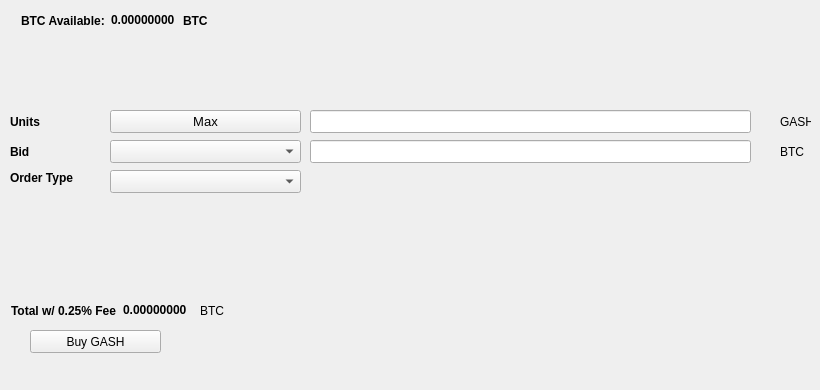
   <widget class="QWidget" name="BuyTab">
    <attribute name="title">
     <string>Buy</string>
    </attribute>
    <widget class="QPushButton" name="BuyGASH">
     <property name="geometry">
      <rect>
       <x>30</x>
       <y>330</y>
       <width>131</width>
       <height>23</height>
      </rect>
     </property>
     <property name="text">
      <string>Buy GASH</string>
     </property>
     <property name="icon">
      <iconset resource="../gash.qrc">
       <normaloff>:/icons/gash</normaloff>:/icons/gash</iconset>
     </property>
    </widget>
    <widget class="QLabel" name="label_3">
     <property name="geometry">
      <rect>
       <x>10</x>
       <y>110</y>
       <width>46</width>
       <height>23</height>
      </rect>
     </property>
     <property name="font">
      <font>
       <weight>75</weight>
       <bold>true</bold>
      </font>
     </property>
     <property name="text">
      <string>Units</string>
     </property>
    </widget>
    <widget class="QLineEdit" name="UnitsInput">
     <property name="geometry">
      <rect>
       <x>310</x>
       <y>110</y>
       <width>441</width>
       <height>23</height>
      </rect>
     </property>
     <property name="font">
      <font>
       <pointsize>9</pointsize>
       <weight>75</weight>
       <bold>true</bold>
      </font>
     </property>
    </widget>
    <widget class="QLineEdit" name="BuyBidPriceEdit">
     <property name="geometry">
      <rect>
       <x>310</x>
       <y>140</y>
       <width>441</width>
       <height>23</height>
      </rect>
     </property>
     <property name="font">
      <font>
       <pointsize>9</pointsize>
       <weight>75</weight>
       <bold>true</bold>
      </font>
     </property>
    </widget>
    <widget class="QLabel" name="label_4">
     <property name="geometry">
      <rect>
       <x>780</x>
       <y>110</y>
       <width>31</width>
       <height>23</height>
      </rect>
     </property>
     <property name="text">
      <string>GASH</string>
     </property>
    </widget>
    <widget class="QLabel" name="label_5">
     <property name="geometry">
      <rect>
       <x>780</x>
       <y>140</y>
       <width>31</width>
       <height>23</height>
      </rect>
     </property>
     <property name="text">
      <string>BTC</string>
     </property>
    </widget>
    <widget class="QLabel" name="label_6">
     <property name="geometry">
      <rect>
       <x>10</x>
       <y>140</y>
       <width>46</width>
       <height>23</height>
      </rect>
     </property>
     <property name="font">
      <font>
       <weight>75</weight>
       <bold>true</bold>
      </font>
     </property>
     <property name="text">
      <string>Bid</string>
     </property>
    </widget>
    <widget class="QLabel" name="label_7">
     <property name="geometry">
      <rect>
       <x>10</x>
       <y>170</y>
       <width>91</width>
       <height>16</height>
      </rect>
     </property>
     <property name="font">
      <font>
       <weight>75</weight>
       <bold>true</bold>
      </font>
     </property>
     <property name="text">
      <string>Order Type</string>
     </property>
    </widget>
    <widget class="QPushButton" name="Buy_Max_Amount">
     <property name="geometry">
      <rect>
       <x>110</x>
       <y>110</y>
       <width>191</width>
       <height>23</height>
      </rect>
     </property>
     <property name="font">
      <font>
       <pointsize>10</pointsize>
      </font>
     </property>
     <property name="text">
      <string>Max</string>
     </property>
    </widget>
    <widget class="QComboBox" name="BuyBidcomboBox">
     <property name="geometry">
      <rect>
       <x>110</x>
       <y>140</y>
       <width>191</width>
       <height>23</height>
      </rect>
     </property>
     <property name="font">
      <font>
       <pointsize>10</pointsize>
      </font>
     </property>
    </widget>
    <widget class="QComboBox" name="buyOrdertypeCombo">
     <property name="geometry">
      <rect>
       <x>110</x>
       <y>170</y>
       <width>191</width>
       <height>23</height>
      </rect>
     </property>
     <property name="font">
      <font>
       <pointsize>10</pointsize>
      </font>
     </property>
    </widget>
    <widget class="QWidget" name="layoutWidget1">
     <property name="geometry">
      <rect>
       <x>21</x>
       <y>11</y>
       <width>227</width>
       <height>19</height>
      </rect>
     </property>
     <layout class="QHBoxLayout" name="horizontalLayout_3">
      <item>
       <widget class="QLabel" name="label232">
        <property name="font">
         <font>
          <weight>75</weight>
          <bold>true</bold>
         </font>
        </property>
        <property name="text">
         <string>BTC Available:</string>
        </property>
       </widget>
      </item>
      <item>
       <widget class="QLabel" name="BtcAvailableLbl">
        <property name="palette">
         <palette>
          <active>
           <colorrole role="WindowText">
            <brush brushstyle="SolidPattern">
             <color alpha="255">
              <red>0</red>
              <green>0</green>
              <blue>0</blue>
             </color>
            </brush>
           </colorrole>
           <colorrole role="Button">
            <brush brushstyle="SolidPattern">
             <color alpha="255">
              <red>0</red>
              <green>170</green>
              <blue>0</blue>
             </color>
            </brush>
           </colorrole>
           <colorrole role="Light">
            <brush brushstyle="SolidPattern">
             <color alpha="255">
              <red>0</red>
              <green>255</green>
              <blue>0</blue>
             </color>
            </brush>
           </colorrole>
           <colorrole role="Midlight">
            <brush brushstyle="SolidPattern">
             <color alpha="255">
              <red>0</red>
              <green>212</green>
              <blue>0</blue>
             </color>
            </brush>
           </colorrole>
           <colorrole role="Dark">
            <brush brushstyle="SolidPattern">
             <color alpha="255">
              <red>0</red>
              <green>85</green>
              <blue>0</blue>
             </color>
            </brush>
           </colorrole>
           <colorrole role="Mid">
            <brush brushstyle="SolidPattern">
             <color alpha="255">
              <red>0</red>
              <green>113</green>
              <blue>0</blue>
             </color>
            </brush>
           </colorrole>
           <colorrole role="Text">
            <brush brushstyle="SolidPattern">
             <color alpha="255">
              <red>0</red>
              <green>170</green>
              <blue>0</blue>
             </color>
            </brush>
           </colorrole>
           <colorrole role="BrightText">
            <brush brushstyle="SolidPattern">
             <color alpha="255">
              <red>255</red>
              <green>255</green>
              <blue>255</blue>
             </color>
            </brush>
           </colorrole>
           <colorrole role="ButtonText">
            <brush brushstyle="SolidPattern">
             <color alpha="255">
              <red>0</red>
              <green>0</green>
              <blue>0</blue>
             </color>
            </brush>
           </colorrole>
           <colorrole role="Base">
            <brush brushstyle="SolidPattern">
             <color alpha="255">
              <red>255</red>
              <green>255</green>
              <blue>255</blue>
             </color>
            </brush>
           </colorrole>
           <colorrole role="Window">
            <brush brushstyle="SolidPattern">
             <color alpha="255">
              <red>0</red>
              <green>170</green>
              <blue>0</blue>
             </color>
            </brush>
           </colorrole>
           <colorrole role="Shadow">
            <brush brushstyle="SolidPattern">
             <color alpha="255">
              <red>0</red>
              <green>0</green>
              <blue>0</blue>
             </color>
            </brush>
           </colorrole>
           <colorrole role="AlternateBase">
            <brush brushstyle="SolidPattern">
             <color alpha="255">
              <red>127</red>
              <green>212</green>
              <blue>127</blue>
             </color>
            </brush>
           </colorrole>
           <colorrole role="ToolTipBase">
            <brush brushstyle="SolidPattern">
             <color alpha="255">
              <red>255</red>
              <green>255</green>
              <blue>220</blue>
             </color>
            </brush>
           </colorrole>
           <colorrole role="ToolTipText">
            <brush brushstyle="SolidPattern">
             <color alpha="255">
              <red>0</red>
              <green>0</green>
              <blue>0</blue>
             </color>
            </brush>
           </colorrole>
          </active>
          <inactive>
           <colorrole role="WindowText">
            <brush brushstyle="SolidPattern">
             <color alpha="255">
              <red>0</red>
              <green>0</green>
              <blue>0</blue>
             </color>
            </brush>
           </colorrole>
           <colorrole role="Button">
            <brush brushstyle="SolidPattern">
             <color alpha="255">
              <red>0</red>
              <green>170</green>
              <blue>0</blue>
             </color>
            </brush>
           </colorrole>
           <colorrole role="Light">
            <brush brushstyle="SolidPattern">
             <color alpha="255">
              <red>0</red>
              <green>255</green>
              <blue>0</blue>
             </color>
            </brush>
           </colorrole>
           <colorrole role="Midlight">
            <brush brushstyle="SolidPattern">
             <color alpha="255">
              <red>0</red>
              <green>212</green>
              <blue>0</blue>
             </color>
            </brush>
           </colorrole>
           <colorrole role="Dark">
            <brush brushstyle="SolidPattern">
             <color alpha="255">
              <red>0</red>
              <green>85</green>
              <blue>0</blue>
             </color>
            </brush>
           </colorrole>
           <colorrole role="Mid">
            <brush brushstyle="SolidPattern">
             <color alpha="255">
              <red>0</red>
              <green>113</green>
              <blue>0</blue>
             </color>
            </brush>
           </colorrole>
           <colorrole role="Text">
            <brush brushstyle="SolidPattern">
             <color alpha="255">
              <red>0</red>
              <green>170</green>
              <blue>0</blue>
             </color>
            </brush>
           </colorrole>
           <colorrole role="BrightText">
            <brush brushstyle="SolidPattern">
             <color alpha="255">
              <red>255</red>
              <green>255</green>
              <blue>255</blue>
             </color>
            </brush>
           </colorrole>
           <colorrole role="ButtonText">
            <brush brushstyle="SolidPattern">
             <color alpha="255">
              <red>0</red>
              <green>0</green>
              <blue>0</blue>
             </color>
            </brush>
           </colorrole>
           <colorrole role="Base">
            <brush brushstyle="SolidPattern">
             <color alpha="255">
              <red>255</red>
              <green>255</green>
              <blue>255</blue>
             </color>
            </brush>
           </colorrole>
           <colorrole role="Window">
            <brush brushstyle="SolidPattern">
             <color alpha="255">
              <red>0</red>
              <green>170</green>
              <blue>0</blue>
             </color>
            </brush>
           </colorrole>
           <colorrole role="Shadow">
            <brush brushstyle="SolidPattern">
             <color alpha="255">
              <red>0</red>
              <green>0</green>
              <blue>0</blue>
             </color>
            </brush>
           </colorrole>
           <colorrole role="AlternateBase">
            <brush brushstyle="SolidPattern">
             <color alpha="255">
              <red>127</red>
              <green>212</green>
              <blue>127</blue>
             </color>
            </brush>
           </colorrole>
           <colorrole role="ToolTipBase">
            <brush brushstyle="SolidPattern">
             <color alpha="255">
              <red>255</red>
              <green>255</green>
              <blue>220</blue>
             </color>
            </brush>
           </colorrole>
           <colorrole role="ToolTipText">
            <brush brushstyle="SolidPattern">
             <color alpha="255">
              <red>0</red>
              <green>0</green>
              <blue>0</blue>
             </color>
            </brush>
           </colorrole>
          </inactive>
          <disabled>
           <colorrole role="WindowText">
            <brush brushstyle="SolidPattern">
             <color alpha="255">
              <red>0</red>
              <green>85</green>
              <blue>0</blue>
             </color>
            </brush>
           </colorrole>
           <colorrole role="Button">
            <brush brushstyle="SolidPattern">
             <color alpha="255">
              <red>0</red>
              <green>170</green>
              <blue>0</blue>
             </color>
            </brush>
           </colorrole>
           <colorrole role="Light">
            <brush brushstyle="SolidPattern">
             <color alpha="255">
              <red>0</red>
              <green>255</green>
              <blue>0</blue>
             </color>
            </brush>
           </colorrole>
           <colorrole role="Midlight">
            <brush brushstyle="SolidPattern">
             <color alpha="255">
              <red>0</red>
              <green>212</green>
              <blue>0</blue>
             </color>
            </brush>
           </colorrole>
           <colorrole role="Dark">
            <brush brushstyle="SolidPattern">
             <color alpha="255">
              <red>0</red>
              <green>85</green>
              <blue>0</blue>
             </color>
            </brush>
           </colorrole>
           <colorrole role="Mid">
            <brush brushstyle="SolidPattern">
             <color alpha="255">
              <red>0</red>
              <green>113</green>
              <blue>0</blue>
             </color>
            </brush>
           </colorrole>
           <colorrole role="Text">
            <brush brushstyle="SolidPattern">
             <color alpha="255">
              <red>0</red>
              <green>85</green>
              <blue>0</blue>
             </color>
            </brush>
           </colorrole>
           <colorrole role="BrightText">
            <brush brushstyle="SolidPattern">
             <color alpha="255">
              <red>255</red>
              <green>255</green>
              <blue>255</blue>
             </color>
            </brush>
           </colorrole>
           <colorrole role="ButtonText">
            <brush brushstyle="SolidPattern">
             <color alpha="255">
              <red>0</red>
              <green>85</green>
              <blue>0</blue>
             </color>
            </brush>
           </colorrole>
           <colorrole role="Base">
            <brush brushstyle="SolidPattern">
             <color alpha="255">
              <red>0</red>
              <green>170</green>
              <blue>0</blue>
             </color>
            </brush>
           </colorrole>
           <colorrole role="Window">
            <brush brushstyle="SolidPattern">
             <color alpha="255">
              <red>0</red>
              <green>170</green>
              <blue>0</blue>
             </color>
            </brush>
           </colorrole>
           <colorrole role="Shadow">
            <brush brushstyle="SolidPattern">
             <color alpha="255">
              <red>0</red>
              <green>0</green>
              <blue>0</blue>
             </color>
            </brush>
           </colorrole>
           <colorrole role="AlternateBase">
            <brush brushstyle="SolidPattern">
             <color alpha="255">
              <red>0</red>
              <green>170</green>
              <blue>0</blue>
             </color>
            </brush>
           </colorrole>
           <colorrole role="ToolTipBase">
            <brush brushstyle="SolidPattern">
             <color alpha="255">
              <red>255</red>
              <green>255</green>
              <blue>220</blue>
             </color>
            </brush>
           </colorrole>
           <colorrole role="ToolTipText">
            <brush brushstyle="SolidPattern">
             <color alpha="255">
              <red>0</red>
              <green>0</green>
              <blue>0</blue>
             </color>
            </brush>
           </colorrole>
          </disabled>
         </palette>
        </property>
        <property name="font">
         <font>
          <weight>75</weight>
          <bold>true</bold>
         </font>
        </property>
        <property name="text">
         <string>0.00000000</string>
        </property>
        <property name="textInteractionFlags">
         <set>Qt::LinksAccessibleByMouse|Qt::TextSelectableByKeyboard|Qt::TextSelectableByMouse</set>
        </property>
       </widget>
      </item>
      <item>
       <widget class="QLabel" name="BtcAvailableLbl_2">
        <property name="font">
         <font>
          <weight>75</weight>
          <bold>true</bold>
         </font>
        </property>
        <property name="text">
         <string>BTC</string>
        </property>
       </widget>
      </item>
     </layout>
    </widget>
    <widget class="QWidget" name="layoutWidge2">
     <property name="geometry">
      <rect>
       <x>11</x>
       <y>301</y>
       <width>259</width>
       <height>19</height>
      </rect>
     </property>
     <layout class="QHBoxLayout" name="horizontalLayout_4">
      <item>
       <widget class="QLabel" name="label_9">
        <property name="font">
         <font>
          <weight>75</weight>
          <bold>true</bold>
         </font>
        </property>
        <property name="text">
         <string>Total w/ 0.25% Fee</string>
        </property>
       </widget>
      </item>
      <item>
       <widget class="QLabel" name="BuyCostLabel">
        <property name="palette">
         <palette>
          <active>
           <colorrole role="WindowText">
            <brush brushstyle="SolidPattern">
             <color alpha="255">
              <red>0</red>
              <green>0</green>
              <blue>0</blue>
             </color>
            </brush>
           </colorrole>
           <colorrole role="Button">
            <brush brushstyle="SolidPattern">
             <color alpha="255">
              <red>0</red>
              <green>170</green>
              <blue>0</blue>
             </color>
            </brush>
           </colorrole>
           <colorrole role="Light">
            <brush brushstyle="SolidPattern">
             <color alpha="255">
              <red>0</red>
              <green>255</green>
              <blue>0</blue>
             </color>
            </brush>
           </colorrole>
           <colorrole role="Midlight">
            <brush brushstyle="SolidPattern">
             <color alpha="255">
              <red>0</red>
              <green>212</green>
              <blue>0</blue>
             </color>
            </brush>
           </colorrole>
           <colorrole role="Dark">
            <brush brushstyle="SolidPattern">
             <color alpha="255">
              <red>0</red>
              <green>85</green>
              <blue>0</blue>
             </color>
            </brush>
           </colorrole>
           <colorrole role="Mid">
            <brush brushstyle="SolidPattern">
             <color alpha="255">
              <red>0</red>
              <green>113</green>
              <blue>0</blue>
             </color>
            </brush>
           </colorrole>
           <colorrole role="Text">
            <brush brushstyle="SolidPattern">
             <color alpha="255">
              <red>0</red>
              <green>170</green>
              <blue>0</blue>
             </color>
            </brush>
           </colorrole>
           <colorrole role="BrightText">
            <brush brushstyle="SolidPattern">
             <color alpha="255">
              <red>255</red>
              <green>255</green>
              <blue>255</blue>
             </color>
            </brush>
           </colorrole>
           <colorrole role="ButtonText">
            <brush brushstyle="SolidPattern">
             <color alpha="255">
              <red>0</red>
              <green>0</green>
              <blue>0</blue>
             </color>
            </brush>
           </colorrole>
           <colorrole role="Base">
            <brush brushstyle="SolidPattern">
             <color alpha="255">
              <red>255</red>
              <green>255</green>
              <blue>255</blue>
             </color>
            </brush>
           </colorrole>
           <colorrole role="Window">
            <brush brushstyle="SolidPattern">
             <color alpha="255">
              <red>0</red>
              <green>170</green>
              <blue>0</blue>
             </color>
            </brush>
           </colorrole>
           <colorrole role="Shadow">
            <brush brushstyle="SolidPattern">
             <color alpha="255">
              <red>0</red>
              <green>0</green>
              <blue>0</blue>
             </color>
            </brush>
           </colorrole>
           <colorrole role="AlternateBase">
            <brush brushstyle="SolidPattern">
             <color alpha="255">
              <red>127</red>
              <green>212</green>
              <blue>127</blue>
             </color>
            </brush>
           </colorrole>
           <colorrole role="ToolTipBase">
            <brush brushstyle="SolidPattern">
             <color alpha="255">
              <red>255</red>
              <green>255</green>
              <blue>220</blue>
             </color>
            </brush>
           </colorrole>
           <colorrole role="ToolTipText">
            <brush brushstyle="SolidPattern">
             <color alpha="255">
              <red>0</red>
              <green>0</green>
              <blue>0</blue>
             </color>
            </brush>
           </colorrole>
          </active>
          <inactive>
           <colorrole role="WindowText">
            <brush brushstyle="SolidPattern">
             <color alpha="255">
              <red>0</red>
              <green>0</green>
              <blue>0</blue>
             </color>
            </brush>
           </colorrole>
           <colorrole role="Button">
            <brush brushstyle="SolidPattern">
             <color alpha="255">
              <red>0</red>
              <green>170</green>
              <blue>0</blue>
             </color>
            </brush>
           </colorrole>
           <colorrole role="Light">
            <brush brushstyle="SolidPattern">
             <color alpha="255">
              <red>0</red>
              <green>255</green>
              <blue>0</blue>
             </color>
            </brush>
           </colorrole>
           <colorrole role="Midlight">
            <brush brushstyle="SolidPattern">
             <color alpha="255">
              <red>0</red>
              <green>212</green>
              <blue>0</blue>
             </color>
            </brush>
           </colorrole>
           <colorrole role="Dark">
            <brush brushstyle="SolidPattern">
             <color alpha="255">
              <red>0</red>
              <green>85</green>
              <blue>0</blue>
             </color>
            </brush>
           </colorrole>
           <colorrole role="Mid">
            <brush brushstyle="SolidPattern">
             <color alpha="255">
              <red>0</red>
              <green>113</green>
              <blue>0</blue>
             </color>
            </brush>
           </colorrole>
           <colorrole role="Text">
            <brush brushstyle="SolidPattern">
             <color alpha="255">
              <red>0</red>
              <green>170</green>
              <blue>0</blue>
             </color>
            </brush>
           </colorrole>
           <colorrole role="BrightText">
            <brush brushstyle="SolidPattern">
             <color alpha="255">
              <red>255</red>
              <green>255</green>
              <blue>255</blue>
             </color>
            </brush>
           </colorrole>
           <colorrole role="ButtonText">
            <brush brushstyle="SolidPattern">
             <color alpha="255">
              <red>0</red>
              <green>0</green>
              <blue>0</blue>
             </color>
            </brush>
           </colorrole>
           <colorrole role="Base">
            <brush brushstyle="SolidPattern">
             <color alpha="255">
              <red>255</red>
              <green>255</green>
              <blue>255</blue>
             </color>
            </brush>
           </colorrole>
           <colorrole role="Window">
            <brush brushstyle="SolidPattern">
             <color alpha="255">
              <red>0</red>
              <green>170</green>
              <blue>0</blue>
             </color>
            </brush>
           </colorrole>
           <colorrole role="Shadow">
            <brush brushstyle="SolidPattern">
             <color alpha="255">
              <red>0</red>
              <green>0</green>
              <blue>0</blue>
             </color>
            </brush>
           </colorrole>
           <colorrole role="AlternateBase">
            <brush brushstyle="SolidPattern">
             <color alpha="255">
              <red>127</red>
              <green>212</green>
              <blue>127</blue>
             </color>
            </brush>
           </colorrole>
           <colorrole role="ToolTipBase">
            <brush brushstyle="SolidPattern">
             <color alpha="255">
              <red>255</red>
              <green>255</green>
              <blue>220</blue>
             </color>
            </brush>
           </colorrole>
           <colorrole role="ToolTipText">
            <brush brushstyle="SolidPattern">
             <color alpha="255">
              <red>0</red>
              <green>0</green>
              <blue>0</blue>
             </color>
            </brush>
           </colorrole>
          </inactive>
          <disabled>
           <colorrole role="WindowText">
            <brush brushstyle="SolidPattern">
             <color alpha="255">
              <red>0</red>
              <green>85</green>
              <blue>0</blue>
             </color>
            </brush>
           </colorrole>
           <colorrole role="Button">
            <brush brushstyle="SolidPattern">
             <color alpha="255">
              <red>0</red>
              <green>170</green>
              <blue>0</blue>
             </color>
            </brush>
           </colorrole>
           <colorrole role="Light">
            <brush brushstyle="SolidPattern">
             <color alpha="255">
              <red>0</red>
              <green>255</green>
              <blue>0</blue>
             </color>
            </brush>
           </colorrole>
           <colorrole role="Midlight">
            <brush brushstyle="SolidPattern">
             <color alpha="255">
              <red>0</red>
              <green>212</green>
              <blue>0</blue>
             </color>
            </brush>
           </colorrole>
           <colorrole role="Dark">
            <brush brushstyle="SolidPattern">
             <color alpha="255">
              <red>0</red>
              <green>85</green>
              <blue>0</blue>
             </color>
            </brush>
           </colorrole>
           <colorrole role="Mid">
            <brush brushstyle="SolidPattern">
             <color alpha="255">
              <red>0</red>
              <green>113</green>
              <blue>0</blue>
             </color>
            </brush>
           </colorrole>
           <colorrole role="Text">
            <brush brushstyle="SolidPattern">
             <color alpha="255">
              <red>0</red>
              <green>85</green>
              <blue>0</blue>
             </color>
            </brush>
           </colorrole>
           <colorrole role="BrightText">
            <brush brushstyle="SolidPattern">
             <color alpha="255">
              <red>255</red>
              <green>255</green>
              <blue>255</blue>
             </color>
            </brush>
           </colorrole>
           <colorrole role="ButtonText">
            <brush brushstyle="SolidPattern">
             <color alpha="255">
              <red>0</red>
              <green>85</green>
              <blue>0</blue>
             </color>
            </brush>
           </colorrole>
           <colorrole role="Base">
            <brush brushstyle="SolidPattern">
             <color alpha="255">
              <red>0</red>
              <green>170</green>
              <blue>0</blue>
             </color>
            </brush>
           </colorrole>
           <colorrole role="Window">
            <brush brushstyle="SolidPattern">
             <color alpha="255">
              <red>0</red>
              <green>170</green>
              <blue>0</blue>
             </color>
            </brush>
           </colorrole>
           <colorrole role="Shadow">
            <brush brushstyle="SolidPattern">
             <color alpha="255">
              <red>0</red>
              <green>0</green>
              <blue>0</blue>
             </color>
            </brush>
           </colorrole>
           <colorrole role="AlternateBase">
            <brush brushstyle="SolidPattern">
             <color alpha="255">
              <red>0</red>
              <green>170</green>
              <blue>0</blue>
             </color>
            </brush>
           </colorrole>
           <colorrole role="ToolTipBase">
            <brush brushstyle="SolidPattern">
             <color alpha="255">
              <red>255</red>
              <green>255</green>
              <blue>220</blue>
             </color>
            </brush>
           </colorrole>
           <colorrole role="ToolTipText">
            <brush brushstyle="SolidPattern">
             <color alpha="255">
              <red>0</red>
              <green>0</green>
              <blue>0</blue>
             </color>
            </brush>
           </colorrole>
          </disabled>
         </palette>
        </property>
        <property name="font">
         <font>
          <weight>75</weight>
          <bold>true</bold>
         </font>
        </property>
        <property name="autoFillBackground">
         <bool>false</bool>
        </property>
        <property name="text">
         <string>0.00000000</string>
        </property>
        <property name="textInteractionFlags">
         <set>Qt::LinksAccessibleByMouse|Qt::TextSelectableByMouse</set>
        </property>
       </widget>
      </item>
      <item>
       <widget class="QLabel" name="label_10">
        <property name="font">
         <font>
          <weight>50</weight>
          <bold>false</bold>
         </font>
        </property>
        <property name="text">
         <string>BTC</string>
        </property>
       </widget>
      </item>
     </layout>
    </widget>
    <widget class="QLabel" name="label_24">
     <property name="geometry">
      <rect>
       <x>460</x>
       <y>300</y>
       <width>281</width>
       <height>81</height>
      </rect>
     </property>
     <property name="text">
      <string/>
     </property>
     <property name="pixmap">
      <pixmap>:/images/bittrex</pixmap>
     </property>
    </widget>
   </widget>
